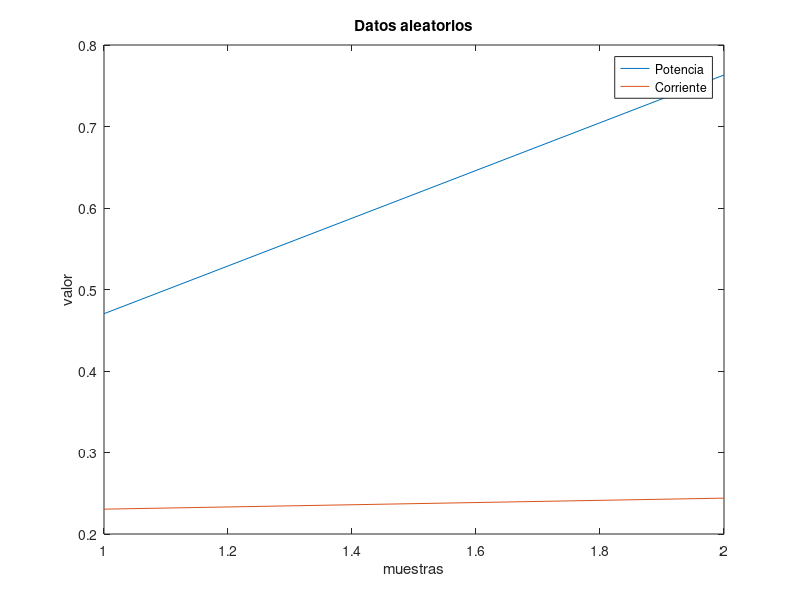

Recreate this plot in MATLAB.
% Actividad #1
% Nombre: Victor

clear%para borrar el workspace y liberar memoria RAM
clc %limpiar el command window
V=rand(100, 1);%crea un vector sin imprimir en pantalla

%% crear matrices A y B
A=rand(2, 4)%crea una matrix aleatoria de 2 filas x 4 columnas
B=[1:2;5 8;7 9;1:2];

%%
C=A*B
clear A B

%% 
D=rand(2,2);
plot(D);title("Datos aleatorios")
xlabel("muestras")
ylabel("valor")
legend("Potencia","Corriente")
clear